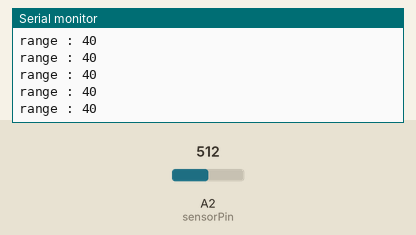
Recording of a sketch running on a simulated Arduino Uno, built with avr-gcc and run on an emulated ATmega328P. Shown: the last lines printed to the serial monitor. The inputs (shaded band) are chosen by the test bench; at power-on: A2 (sensorPin) = 512.

Above: at 7.2 s.
7.3 s: A2 (sensorPin) set to 7
At 8.1 s:
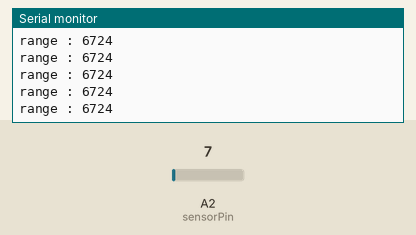
8.8 s: A2 (sensorPin) set to 4
At 9.8 s:
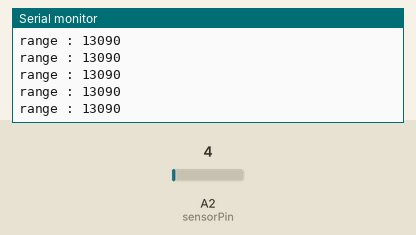
13.3 s: A2 (sensorPin) set to 228
At 14.4 s:
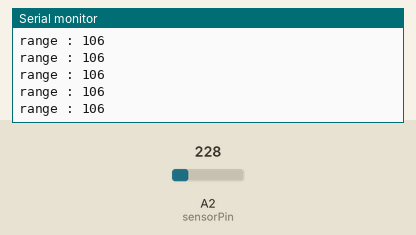
14.8 s: A2 (sensorPin) set to 247
At 15.4 s:
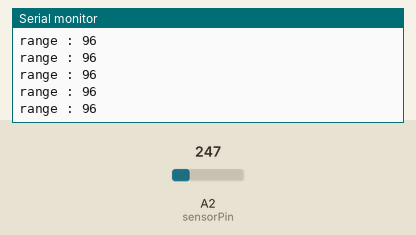
Timing chart, 0 to 17.3 s (numbered marks = the images above; inputs shaded):
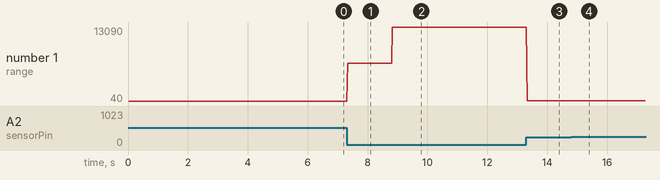

The sketch:

sensor_distance.ino
```cpp
int sensorPin = 2; // 적외선 센서 데이터 핀 선언
int i; // 모집군 순서
int num = 1; //모집군 수
int total = 0; //모집군 합
int average = 0; //모집군 평균

void setup() {

  Serial.begin(9600); // 시리얼 포트 개방
}
void loop() {

   for(i = 0;i <= num;i++) // 센싱 횟수
   {
    float v = analogRead(sensorPin)*(5.0/1023.0); // 측정 전압 변환
    float di = 60.495*pow(v,-1.1904);  // 거리 계산
    total = total + di;
  delay(10);
   }
  average = (int)total/num; // 평균
  if( i >= num){ // 초기화
    i = 0;
    total = 0;
  }


 Serial.print("range : ");Serial.println(average); // 적외선 값 출력, -20은 시리얼 모니터로 보이는 내용과 실제 자에 표시된는 내용이 같도록 수정
}
```

Measured:
- after the input at 7.3 s, the serial monitor: prints a new line at once (image 1)
- after the input at 8.8 s, the serial monitor: prints a new line at once (image 2)
- after the input at 13.3 s, the serial monitor: prints a new line at once (image 3)
- after the input at 14.8 s, the serial monitor: prints a new line at once (image 4)
- plotted number 1: 40 → 6724 after the input at 7.3 s, 6724 → 13090 after the input at 8.8 s, 13090 → 106 after the input at 13.3 s, 106 → 96 after the input at 14.8 s
